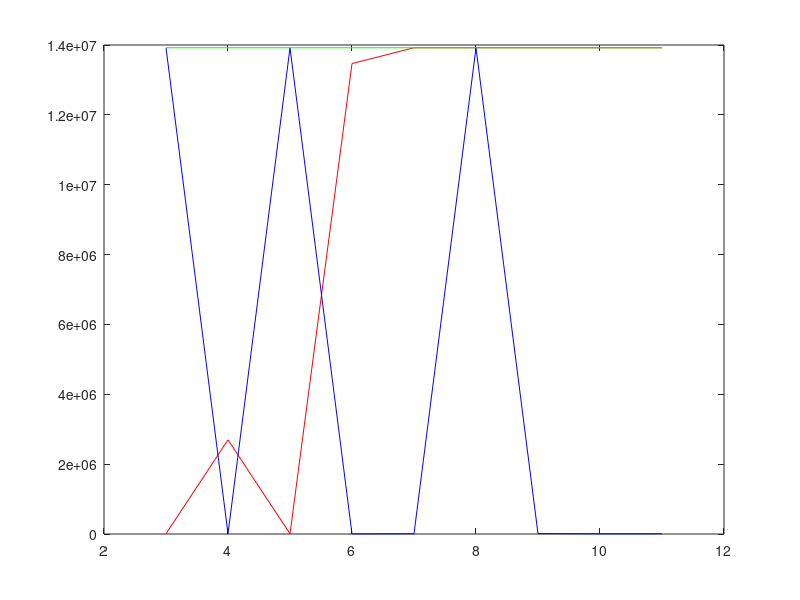

This figure's MATLAB source:
x=[3,4,5,6,7,8,9,10,11];
y1=[7.7011e+03,2.6961e+06,6.8521e+03,1.3468e+07,1.3921e+07,1.3921e+07,1.3921e+07,1.3921e+07,1.3921e+07];
y2=[1.3921e+07,6.9629e+03,1.3921e+07,4.3950e+03,6.9367e+03,1.3921e+07,1.1409e+04,5.8708e+03,6.9262e+03];
y3=[1.3921e+07,1.3921e+07,1.3921e+07,1.3921e+07,1.3921e+07,1.3921e+07,1.3921e+07,1.3921e+07,1.3921e+07];
plot(x,y1,'r-',x,y2,'b-',x,y3,'g-');
